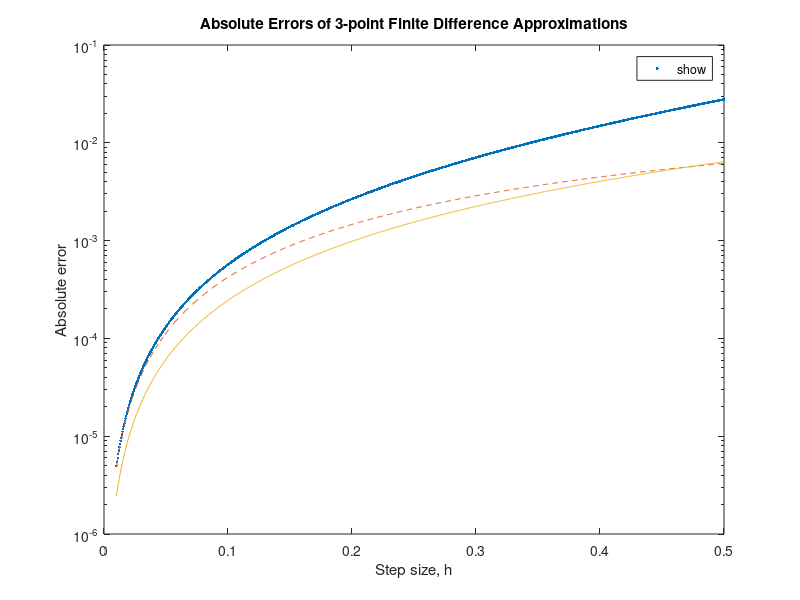

The MATLAB source for this figure:
%% Header

% -----------------------------------
%    HOMEWORK 3
%
%    Author:      Hunter Ducharme
%    Class:       AERO 220
%    Professor:   Dr. Raihan
%    Due date:    10 Mar 2017
% -----------------------------------
%%%% 

clear; close all; clc;

problem = 6;                     %#ok<NASGU> % Select a default number.
problem = input('Choose a problem (1-6): '); % Prompt the user for a number.

% Use a 'switch' statement to allow selection of different problems
switch(problem)
    
    case 1
        %% Exercise 1: Find steady state concentration with fixed-point iteration
        clc; clear; close all;
        
        % Equation constants
        V = 10^6; % m^3
        Q = 10^5; % m^3/yr
        W = 10^6; % g/yr
        k = 0.25; % (g^.5)/(yr*m^(1.5))
        
        % Fixed point iteration data
        f = @(c) W - Q*c - k*V*sqrt(c);   % Mass balance equation
        g = @(c) (1/Q)*(W - k*V*sqrt(c)); % x = g(x)
        c0 = 4;                           % g/m^3, inital guess
        tol = 0.1;                        % error tolerance
         
        while abs(f(c0)) > tol
            c0 = g(c0);
        end
        
    case 2
        %% Exercise 2: Find the root of f(x)
        clc; clear; close all;
        
        % 2a. Use Newton's method, compute order of convergence and error
        % constant
        syms x
        g(x) = (exp(-x) - 3 + x^3 -2*x); % Function to find root of
        f_prime = diff(g, x);             % 1st derivative of f(x)
        x0 = 2.3;                         % Initial guess
        x1 = x0 - (g(x0)/f_prime(x0));    % Root approximation
        error1 = zeros(1,5);              % Absolute errors
        
        for i = 1:5
            x1 = x0 - (g(x0)/f_prime(x0));
            error1(1,i) = abs(x1 - x0);
            x0 = x1;
        end
        
        alpha = log(error1(1,5)/error1(1,4))/log(error1(1,4)/error1(1,3)); % Order of convergence
        lambda = error1(1,2)/(error1(1,1)^alpha);                          % Asymptotic error constant
        
        % 2b. Does Newton's method converge for range [-3,3]?
        syms k
        g(k) = (1/2)*(exp(-k) - 3 + k^3);             % x = g(x)
        g_prime = g(k)*diff(g, k, 2)/(diff(g, k)^2);  % Derivative approximation
        range = linspace(-3,3,1000);                  % Interval to check convergence on
        g_prime_eval = eval(subs(g_prime, k, range)); % Evaluate derivative on the interval
        plot(range, abs(g_prime_eval));               % Plot the result
        hold on;
        plot([-3 3], [1 1], ...
            'LineWidth', 1.25);                       % Reference line
        hold off;
        ylim([0,2]);
        title('Newton''s Condition of Convergence');
        xlabel('Domain');
        ylabel('|g''(x)|');
        
        %%% No, it does not converge because the magnitude of g'(x) is not
        %%% less than 1 at all points on the region.
        
    case 3
        %% Exercise 3: Compute FWD, CNTRL, and BKWRD differences for cos(x)
        clc; clear; close all;
        
        g = @(x) cos(x); % Function in question
        x = pi/4;        % Point to evaluate function at
        h = pi/12;       % Step size
        a = -sin(x);     % Actual value of f'(x)
        
        % Forward difference approximations
        fwdDiff2pt = (1/(h))*(g(x+h) - g(x));
        fwdDiff3pt = (1/(2*h))*( (4*g(x+h)) - g(x+2*h) - 3*g(x));
        fwdDiff4pt = (1/(6*h))*((18*g(x+h)) - (9*g(x+2*h)) + (2*g(x+3*h)) - 11*g(x));
        % Forward difference relative errors
        fwd2ptError = abs(fwdDiff2pt - a)/abs(a);
        fwd3ptError = abs(fwdDiff3pt - a)/abs(a);
        fwd4ptError = abs(fwdDiff4pt - a)/abs(a);
      
        % Backward difference approximations
        bckDiff2pt = (1/h)*(g(x) - g(x-h));
        bckDiff3pt = (1/(2*h))*(3*g(x) +g(x-2*h) - 4*g(x-h));
        bckDiff4pt = (1/(6*h))*((11*g(x)) - (18*g(x-h)) + (9*g(x-2*h)) - (2*g(x-3*h)));
        % Backward difference relative errors
        bck2ptError = abs(bckDiff2pt - a)/abs(a);
        bck3ptError = abs(bckDiff3pt - a)/abs(a);
        bck4ptError = abs(bckDiff4pt - a)/abs(a);
        
        % 3-point central difference approximation
        ctrlDiff3pt = (1/(2*h))*(g(x+h) - g(x-h));
        % Central difference relative error
        ctrl3ptError = abs(ctrlDiff3pt - a)/abs(a);
        
        % Make a table of all the results
        Method = {'Central 3pt'; 'Forward 2pt'; 'Forward 3pt'; 'Forward 4pt'; ...
            'Backward 2pt'; 'Backward 3pt'; 'Backward 4pt'};
        Calculated = [ctrlDiff3pt; fwdDiff2pt; fwdDiff3pt; fwdDiff4pt; ...
            bckDiff2pt; bckDiff3pt; bckDiff4pt];
        Actual(1:7, 1) = a;
        RelativeError = [ctrl3ptError; fwd2ptError; fwd3ptError; fwd4ptError; ...
            bck2ptError; bck3ptError; bck4ptError];
        
        T = table(Calculated, Actual, RelativeError, 'RowNames', Method);
        disp(T)
        
    case 4
        %% Exercise 4: Show that the error of 2pt fwd & bckwd is O(h)
        clc; clear; close all;
        % Done on paper.
        
    case 5
        %% Exercise 5: Compare finitie difference approximations
        clc; clear; close all;
        
        g = @(x) exp(-2*x) - x;     % Function in question
        x = 2;                      % Approximate f'(x=2)
        dx = linspace(.01,.5,1000); % Interval: [.01, .05] broken into 1000 values
        a = -2*exp(-2*x) - 1;       % Actual value of f'(x=2)
        
        fwd3ptError = zeros(1, length(dx));
        bck3ptError = zeros(1, length(dx));
        ctrl3ptError = zeros(1, length(dx));
        
        % 5a. Find actual derivative. Done on paper.
        % 5b. Plot absolute error of 3 point fwd, bckwd, and central
        % approximations on a logarithmic scale.
        
        for i=1:length(dx)
            % Compute forward, backward, and central difference for given
            % step size h = dx(i).
            fwdDiff3pt = (1/(2*dx(i)))*( (4*g(x+dx(i))) - g(x+2*dx(i)) - 3*g(x));
            bckDiff3pt = (1/(2*dx(i)))*(3*g(x) +g(x-2*dx(i)) - 4*g(x-dx(i)));
            ctrlDiff3pt = (1/(2*dx(i)))*(g(x+dx(i)) - g(x-dx(i)));
            
            % Compute absolute errors for each finite difference.
            fwd3ptError(i) = abs(fwdDiff3pt - a);
            bck3ptError(i) = abs(bckDiff3pt - a);
            ctrl3ptError(i) = abs(ctrlDiff3pt - a);
        end
        
        % Plot absolute errors of each finite difference.
        semilogy(dx, bck3ptError, '.', 'DisplayName', 'Backward difference');
        hold on;
        semilogy(dx, fwd3ptError, '--', 'DisplayName', 'Forward difference');
        hold on;
        semilogy(dx, ctrl3ptError, '-', 'DisplayName', 'Central difference');
        title('Absolute Errors of 3-point Finite Difference Approximations');
        legend('show', 'Location', 'best');
        xlabel('Step size, h');
        ylabel('Absolute error');
        
    case 6
        %% Exercise 6: Richardson Extrapolation
        clc; clear; close all;
        
        % 6a. Approximate second derivative of sin^2(x/2)
        g = @(x) (sin(x/2))^2; % Function in question
        x = 0;                 % Point to evaluate at
        h1 = 0.1;              % Step size 1
        h2 = 0.01;             % Step size 2
        
        % Second derivative approximation
        g2 = @(h) (1/(h^2))*(g(x+h) + g(x-h) - 2*g(x));
        g2_h1 = g2(h1); % f''(x) evaluated at h1
        g2_h2 = g2(h2); % f''(x) evaluated at h2
        % Richardson extrapolation for part A
        richExA = (((10^2 - 1)^(-1)))*( (10^2)*g2(h2) - g2(h1) );
        
        % 6b. Use Richardson Extrapolation to approximate f(x) = 2x^2 + 1
        f = @(x) 2*x^2 + 1;          % Function in question
        x = [0 0.1 0.2 0.3 0.4 0.5];
        h3 = 0.3;                    % Step size 3
        h4 = 0.1;                    % Step size 4
        
        % First derivative approximation
        f1 = @(x, h) (1/h)*(f(x+h) - f(x)); 
        f1_h3 = f1(x(1), h3); % f'(x) evaluated at h3
        f1_h4 = f1(x(1), h4); % f'(x) evaluated at h4
        % Richardson Extrapolation for part B
        richExB = (1/2)*(3*f1(x(1),h4) - f1(x(1),h3));
        
    otherwise
        error1('Invalid Problem Number');
end